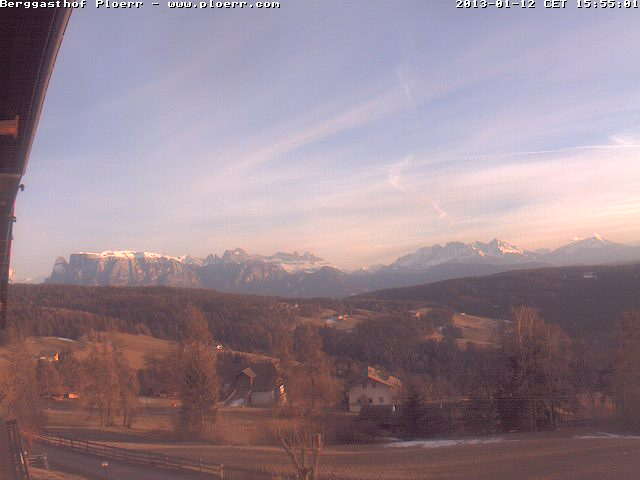
#> input picture dataset/sky_1.jpg, 640 x 480 px
$ python -i lab1.py   (imports and definitions only)   (older library calls are emulated)
#> lines starting #> are read from the running program, lines starting #| are printed output that depends on the picture; after the words box and inside, x2 and y2 are one past the last pixel; in counts of white or black regions, pixels touching at a corner belong together
#> in process_and_display, image is the input picture: shape (480, 640, 3); mean B, G, R 142.9, 133, 151.2
import cv2
import numpy as np
from matplotlib import pyplot as plt
import gradio as gr

def load_image(image_path):
    image = cv2.imread(image_path)
    if image is None:
        print(f"Error: Unable to load image at {image_path}")
        return None
    return image
def filter_sky_contours(mask, image_height, min_area=8000, max_area=None, height_ratio=0.2):
    """
    Filter contours that are likely to be the sky based on area and position.

    Parameters:
    - mask: Binary mask where the sky is white and the rest is black.
    - image_height: Height of the original image.
    - min_area: Minimum area of a contour to be considered as sky.
    - max_area: Maximum area of a contour to be considered as sky.
    - height_ratio: The ratio of the image height where we expect the sky to be located.

    Returns:
    - sky_mask: Refined binary mask with filtered sky regions.
    """
    contours, _ = cv2.findContours(mask, cv2.RETR_EXTERNAL, cv2.CHAIN_APPROX_SIMPLE)
    sky_mask = np.zeros_like(mask)
    for contour in contours:
        area = cv2.contourArea(contour)
        x, y, w, h = cv2.boundingRect(contour)
        aspect_ratio = w / float(h)

        convex_hull_area = cv2.contourArea(cv2.convexHull(contour))
        if convex_hull_area > 0:  # Ensure the denominator is not zero
            smoothness = area / convex_hull_area
        else:
            smoothness = 1  # Or some other default value that makes sense for your application

        if (area > min_area) and (max_area is None or area < max_area) and (y < image_height * height_ratio):
            if aspect_ratio > 1 and smoothness > 0.5:  # Adjust thresholds as necessary
                cv2.drawContours(sky_mask, [contour], -1, (255), thickness=cv2.FILLED)
    return sky_mask
def detect_edges(image):
    # Convert to grayscale
    gray = cv2.cvtColor(image, cv2.COLOR_BGR2GRAY)
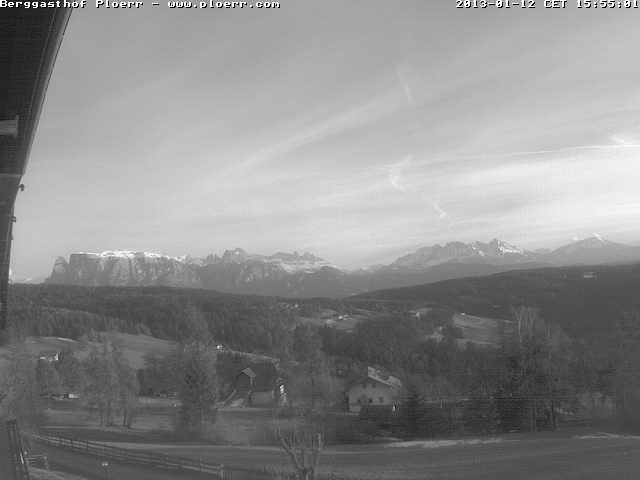
#> gray: shape (480, 640); min 0, max 255, mean 139.6

    # Apply bilateral filter to preserve edges while reducing noise
    bilateral = cv2.bilateralFilter(gray, d=9, sigmaColor=75, sigmaSpace=75)

    # Use a combination of Sobel filters to find gradients
    sobelx = cv2.Sobel(bilateral, cv2.CV_64F, 1, 0, ksize=3)
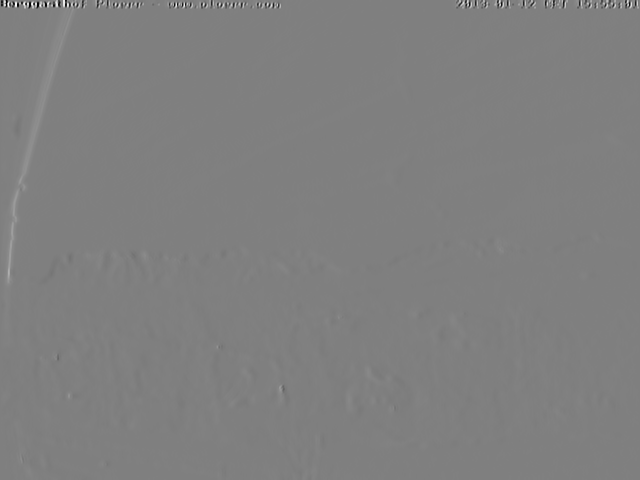
#> sobelx: shape (480, 640) float64; min -905, max 900, mean 1; drawn with min black and max white
    sobely = cv2.Sobel(bilateral, cv2.CV_64F, 0, 1, ksize=3)

    # Combine the gradients
    gradient_magnitude = cv2.magnitude(sobelx, sobely)
    gradient_magnitude = np.uint8(gradient_magnitude)
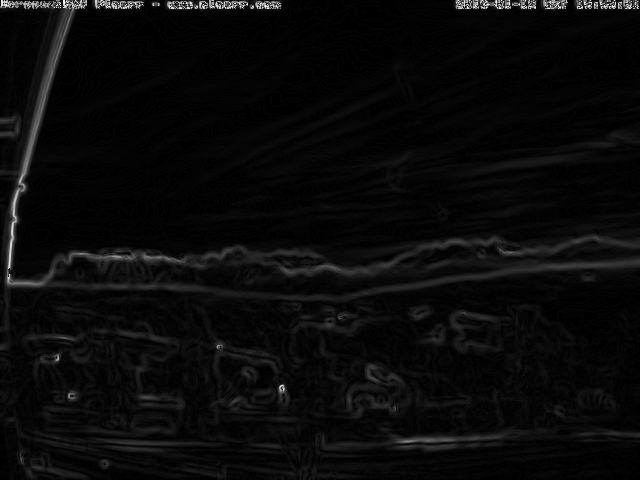
#> gradient_magnitude: shape (480, 640); min 0, max 255, mean 9.8

    # Apply thresholding to get binary result
    _, edge_binary = cv2.threshold(gradient_magnitude, 20, 255, cv2.THRESH_BINARY)
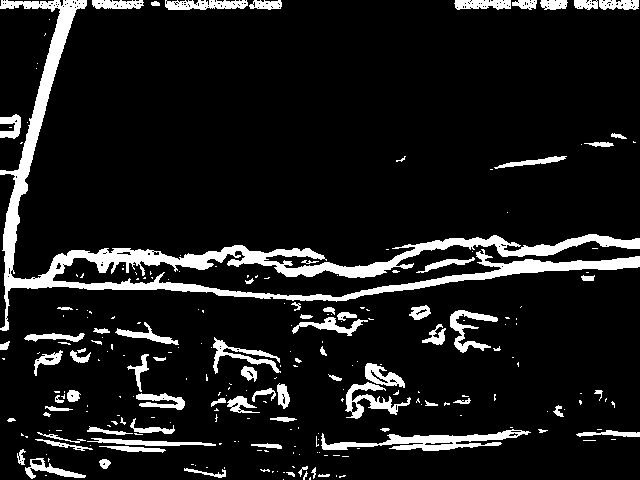
#> edge_binary: shape (480, 640); 10.6% white; 244 white regions (163 under 20 px), largest, box (x1, y1, x2, y2) and area: (0, 0, 640, 331) 16061, (321, 429, 531, 451) 1802, (345, 382, 411, 419) 828

    # Optionally, you can apply dilation followed by erosion to close gaps
    kernel = np.ones((3,3), np.uint8)
    edge_dilated = cv2.dilate(edge_binary, kernel, iterations=1)
#> edge_dilated: shape (480, 640); 15.8% white; 144 white regions (57 under 20 px), largest, box (x1, y1, x2, y2) and area: (0, 0, 640, 332) 21893, (315, 426, 532, 452) 2647, (340, 362, 412, 420) 2070
    edge_processed = cv2.erode(edge_dilated, kernel, iterations=1)
#> edge_processed: shape (480, 640); 11.2% white; 186 white regions (121 under 20 px), largest, box (x1, y1, x2, y2) and area: (0, 0, 640, 331) 16690, (316, 427, 531, 451) 2010, (341, 363, 411, 419) 1461

    return edge_processed


def adaptive_threshold_sky(image):
    gray = cv2.cvtColor(image, cv2.COLOR_BGR2GRAY)
    return cv2.adaptiveThreshold(gray, 255, cv2.ADAPTIVE_THRESH_GAUSSIAN_C,
                                 cv2.THRESH_BINARY,21,2)

def refine_mask(mask):
    kernel = np.ones((35,35), np.uint8)
    return cv2.morphologyEx(mask, cv2.MORPH_OPEN, kernel)

def segment_sky(image):
    # Detect edges.
    edges = detect_edges(image)

    # Invert the edges.
    edges_inv = cv2.bitwise_not(edges)

    # Create a color mask using adaptive thresholding.
    color_mask = adaptive_threshold_sky(image)
#> in adaptive_threshold_sky, `return cv2.adaptiveThreshold(gray, 255, cv2.ADAPTIVE_THRESH_GAUSSIAN_C..`: returned value: shape (480, 640); 72.6% white; black in thin lines or dots

    # Combine the color mask with the inverted edges to get an initial sky mask.
    combined_mask = cv2.bitwise_and(color_mask, edges_inv)
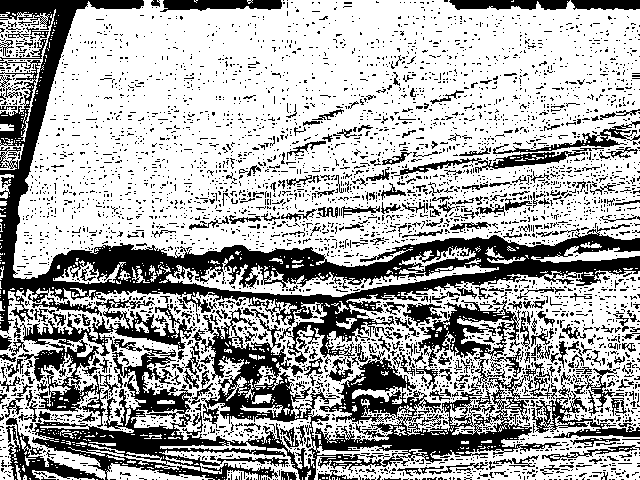
#> combined_mask: shape (480, 640); 66.8% white; 4424 black regions (4112 under 20 px)

    # Filter contours that are likely to be the sky and refine the mask.
    refined_mask_contour = filter_sky_contours(combined_mask, image.shape[0])
#> in filter_sky_contours, `contours, _ = cv2.findContours(mask, cv2.RETR_EXTERNAL, cv2.CHAIN_APPR..`: contours = 426 contours, 396 with area under 20; largest, box (x1, y1, x2, y2) and area: (13, 0, 640, 279) 144398, (0, 270, 640, 480) 98122, (159, 258, 499, 297) 3368, (0, 9, 56, 142) 3190, (159, 448, 300, 480) 1540
#> the loop in filter_sky_contours, `for contour in contours:` made 426 passes
#> (area, x, y, w, h, aspect_ratio, convex_hull_area, smoothness) on passes 38, 40, 57, 61, 68, 78: (132.5, 226, 470, 32, 10, 3.2, 242, 0.548), (179, 32, 470, 63, 10, 6.3, 314, 0.57), (27, 15, 464, 6, 16, 0.375, 44, 0.614), (748.5, 106, 463, 109, 17, 6.41, 1024, 0.731), (20, 333, 460, 29, 3, 9.67, 49.5, 0.404), (39, 165, 456, 28, 9, 3.11, 86.5, 0.451)
#> after the loop in filter_sky_contours, `for contour in contours:`:
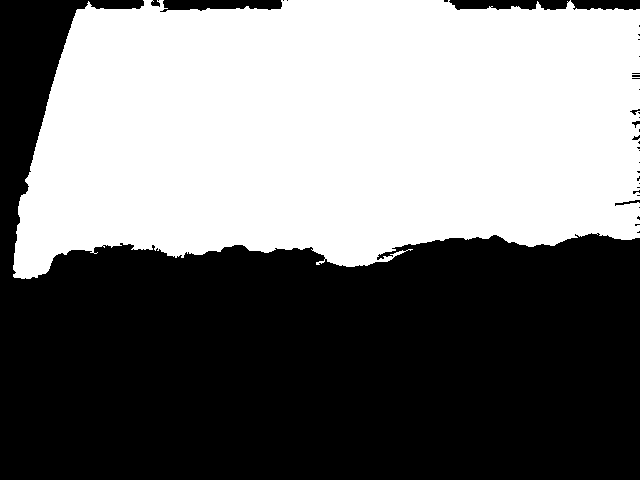
#> sky_mask: shape (480, 640); 47.4% white; 1 white region, box (x1, y1, x2, y2) and area: (13, 0, 640, 279) 145498

    # Optionally, you can further refine the mask with morphological operations if needed.
    refined_mask_morph = refine_mask(refined_mask_contour)
#> in refine_mask, `return cv2.morphologyEx(mask, cv2.MORPH_OPEN, kernel)`: returned value: shape (480, 640); 46.2% white; 1 white region, box (x1, y1, x2, y2) and area: (17, 0, 638, 264) 141978

    # Apply the final refined mask to segment the sky.
    segmented_sky = cv2.bitwise_and(image, image, mask=refined_mask_morph)
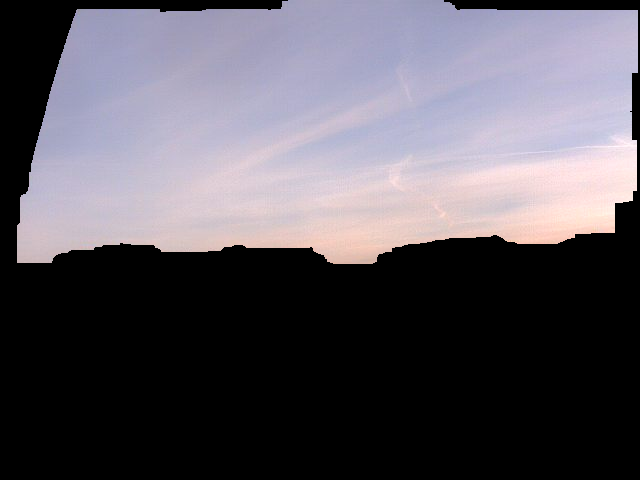
#> segmented_sky: shape (480, 640, 3); mean B, G, R 94.8, 86.3, 90.4
    contours, _ = cv2.findContours(refined_mask_morph, cv2.RETR_EXTERNAL, cv2.CHAIN_APPROX_SIMPLE)
    return segmented_sky, contours


def display_results_with_contours(original, segmented, edges, contours):
    # Create a copy of the original image to draw contours on.
    image_with_contours = original.copy()
    cv2.drawContours(image_with_contours, contours, -1, (0, 255, 0), 3)

    plt.figure(figsize=(12, 8))

    plt.subplot(1, 4, 1)
    plt.imshow(cv2.cvtColor(original, cv2.COLOR_BGR2RGB))
    plt.title('Original Image')

    plt.subplot(1, 4, 2)
    plt.imshow(edges, cmap='gray')
    plt.title('Edges')

    plt.subplot(1, 4, 3)
    plt.imshow(cv2.cvtColor(segmented, cv2.COLOR_BGR2RGB))
    plt.title('Segmented Sky')

    plt.subplot(1, 4, 4)
    plt.imshow(cv2.cvtColor(image_with_contours, cv2.COLOR_BGR2RGB))
    plt.title('Contours')

    plt.show()

def process_and_display(image):
    # Convert the uploaded PIL image to an OpenCV format
    image = np.array(image)
    image = image[:, :, :3]  # Ensure the image is in RGB format
    image = cv2.cvtColor(image, cv2.COLOR_RGB2BGR)

    # Segment the sky
    segmented_sky, _ = segment_sky(image)

    # Prepare the segmented sky image for display in Gradio
    segmented_rgb = cv2.cvtColor(segmented_sky, cv2.COLOR_BGR2RGB)

    return segmented_rgb

# Set up the Gradio interface
# [7 lines that did not run here, left out]

# Run the app
# [1 line not run here, left out]

>>> import cv2
>>> picture = cv2.cvtColor(cv2.imread('dataset/sky_1.jpg'), cv2.COLOR_BGR2RGB)
>>> result = process_and_display(picture)

$ run again, on dataset/sky_10.jpg
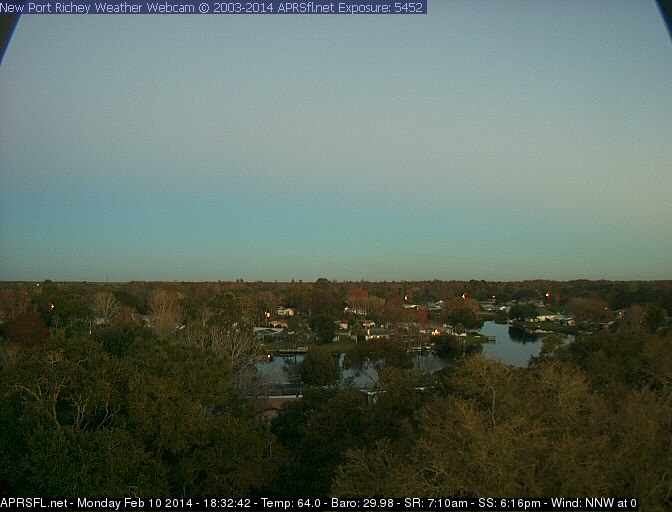
#> input picture dataset/sky_10.jpg, 672 x 512 px
#> in process_and_display, image is the input picture: shape (512, 672, 3); mean B, G, R 93.7, 104.5, 91.7
#> in detect_edges, `_, edge_binary = cv2.threshold(gradient_magnitude, 20, 255, cv2.THRESH..`:
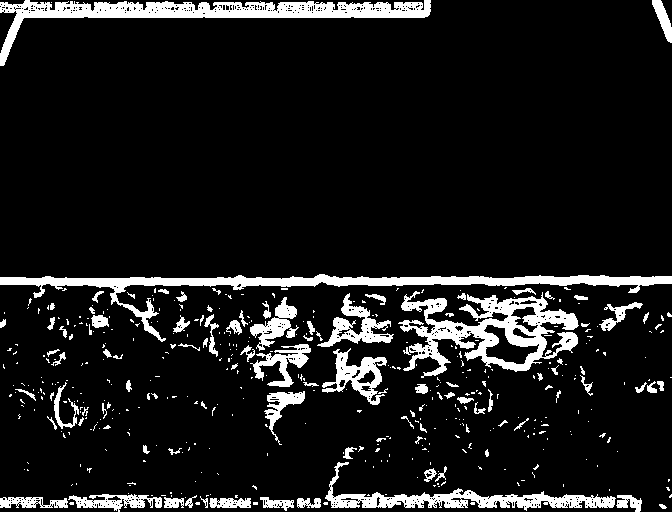
#> edge_binary: shape (512, 672); 10.5% white; 441 white regions (346 under 20 px), largest, box (x1, y1, x2, y2) and area: (0, 0, 431, 66) 6339, (0, 274, 672, 342) 6282, (398, 291, 579, 378) 6226
#> edge_dilated: shape (512, 672); 16.4% white; 221 white regions (106 under 20 px), largest, box (x1, y1, x2, y2) and area: (321, 287, 592, 406) 11734, (0, 273, 672, 343) 8693, (0, 0, 432, 67) 8050
#> edge_processed: shape (512, 672); 11.6% white; 298 white regions (230 under 20 px), largest, box (x1, y1, x2, y2) and area: (398, 288, 590, 381) 7120, (0, 0, 431, 66) 6898, (0, 274, 672, 342) 6476
#> combined_mask: shape (512, 672); 67.3% white; 7040 black regions (6805 under 20 px)
#> contours = 748 contours, 716 with area under 20; largest, box (x1, y1, x2, y2) and area: (0, 0, 672, 278) 175957, (0, 285, 672, 512) 88982, (184, 285, 345, 342) 2548, (546, 285, 630, 327) 989, (485, 325, 538, 364) 798
#> the loop in filter_sky_contours, `for contour in contours:` made 748 passes
#> (contour, x, w, aspect_ratio) on passes 1 to 8: ([[631, 511], [634, 511]], 631, 4, 4), ([[626, 511], [629, 511]], 626, 4, 4), ([[624, 511]], 624, 1, 1), ([[620, 511], [621, 511]], 620, 2, 2), ([[617, 511]], 617, 1, 1), ([[615, 511]], 615, 1, 1), ([[605, 511], [611, 511]], 605, 7, 7), ([[574, 511], [600, 511]], 574, 27, 27)
#> in segment_sky, `segmented_sky = cv2.bitwise_and(image, image, mask=refined_mask_morph)`:
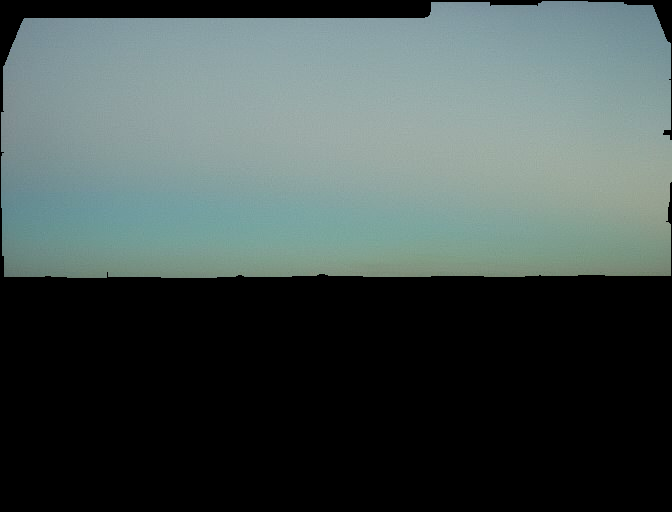
#> segmented_sky: shape (512, 672, 3); mean B, G, R 79.9, 81.6, 69.1

$ run again, on dataset/sky_12.jpg
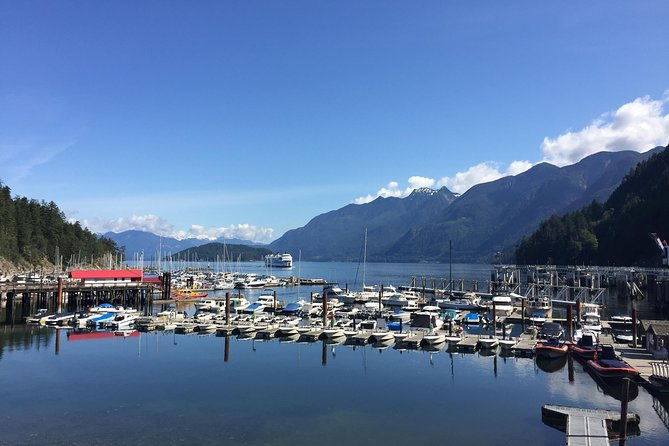
#> input picture dataset/sky_12.jpg, 669 x 446 px
#> in process_and_display, image is the input picture: shape (446, 669, 3); mean B, G, R 157.7, 118, 90.5
#> in detect_edges, `_, edge_binary = cv2.threshold(gradient_magnitude, 20, 255, cv2.THRESH..`:
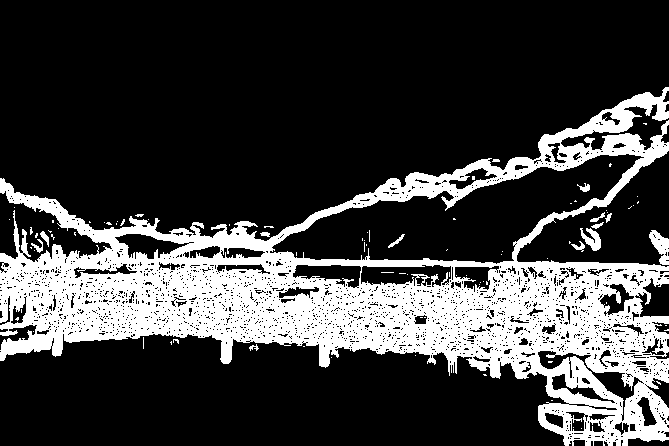
#> edge_binary: shape (446, 669); 24.8% white; 92 white regions (78 under 20 px), largest, box (x1, y1, x2, y2) and area: (0, 87, 669, 446) 72469, (649, 230, 669, 265) 383, (580, 228, 601, 251) 256
#> edge_dilated: shape (446, 669); 30.7% white; 19 white regions (6 under 20 px), largest, box (x1, y1, x2, y2) and area: (0, 86, 669, 446) 90332, (568, 209, 613, 253) 803, (387, 233, 406, 249) 127
#> edge_processed: shape (446, 669); 27.3% white; 34 white regions (27 under 20 px), largest, box (x1, y1, x2, y2) and area: (0, 87, 669, 446) 80386, (569, 210, 612, 252) 513, (30, 231, 49, 253) 176
#> combined_mask: shape (446, 669); 64.2% white; 1775 black regions (1665 under 20 px)
#> contours = 498 contours, 446 with area under 20; largest, box (x1, y1, x2, y2) and area: (0, 0, 669, 237) 120370, (0, 334, 563, 446) 50084, (273, 156, 640, 262) 13764, (591, 158, 669, 265) 4031, (520, 215, 583, 262) 891
#> the loop in filter_sky_contours, `for contour in contours:` made 498 passes
#> (area, x, y, w, h, aspect_ratio, convex_hull_area, smoothness) on passes 11, 13, 15, 21, 22, 25, 26, 31: (27, 594, 441, 9, 5, 1.8, 32, 0.844), (20.5, 574, 440, 11, 6, 1.83, 47.5, 0.432), (64, 628, 438, 19, 8, 2.38, 97.5, 0.656), (41, 593, 423, 9, 9, 1, 54.5, 0.752), (53.5, 572, 421, 12, 10, 1.2, 75.5, 0.709), (32, 592, 414, 13, 5, 2.6, 38, 0.842), (28, 571, 412, 13, 7, 1.86, 50, 0.56), (239, 638, 397, 18, 29, 0.621, 304.5, 0.785)
#> in segment_sky, `segmented_sky = cv2.bitwise_and(image, image, mask=refined_mask_morph)`:
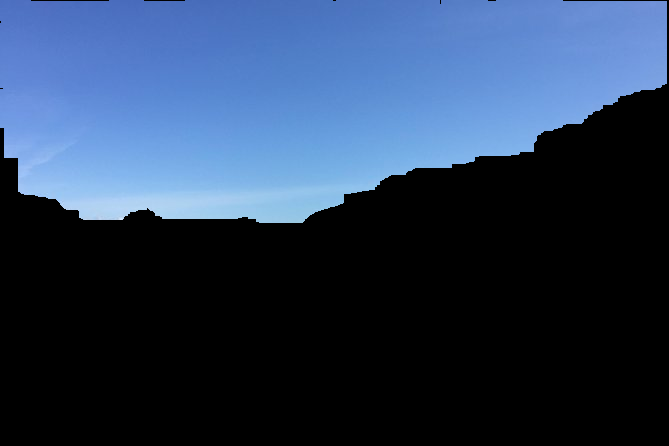
#> segmented_sky: shape (446, 669, 3); mean B, G, R 86.3, 59.5, 41.5
